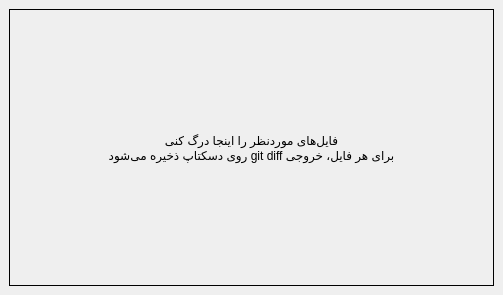
<?xml version="1.0" encoding="UTF-8"?>
<ui version="4.0">
 <class>MainWindow</class>
 <widget class="QMainWindow" name="MainWindow">
  <property name="geometry">
   <rect>
    <x>0</x>
    <y>0</y>
    <width>503</width>
    <height>295</height>
   </rect>
  </property>
  <property name="windowTitle">
   <string>Git Diff Dropper</string>
  </property>
  <property name="windowIcon">
   <iconset resource="../RC/rc.qrc">
    <normaloff>:/img/app-icon.png</normaloff>:/img/app-icon.png</iconset>
  </property>
  <property name="layoutDirection">
   <enum>Qt::LayoutDirection::RightToLeft</enum>
  </property>
  <widget class="QWidget" name="centralwidget">
   <property name="layoutDirection">
    <enum>Qt::LayoutDirection::RightToLeft</enum>
   </property>
   <layout class="QGridLayout" name="gridLayout">
    <item row="0" column="0">
     <widget class="QLabel" name="label">
      <property name="layoutDirection">
       <enum>Qt::LayoutDirection::RightToLeft</enum>
      </property>
      <property name="frameShape">
       <enum>QFrame::Shape::Box</enum>
      </property>
      <property name="text">
       <string>فایل‌های موردنظر را اینجا درگ کنی
برای هر فایل، خروجی git diff روی دسکتاپ ذخیره می‌شود</string>
      </property>
      <property name="alignment">
       <set>Qt::AlignmentFlag::AlignCenter</set>
      </property>
     </widget>
    </item>
   </layout>
  </widget>
  <action name="actAbout">
   <property name="icon">
    <iconset resource="../RC/rc.qrc">
     <normaloff>:/img/about.png</normaloff>:/img/about.png</iconset>
   </property>
   <property name="text">
    <string>درباره برنامه</string>
   </property>
   <property name="shortcut">
    <string>Ctrl+F1</string>
   </property>
  </action>
  <action name="actSettings">
   <property name="icon">
    <iconset resource="../RC/rc.qrc">
     <normaloff>:/img/options.png</normaloff>:/img/options.png</iconset>
   </property>
   <property name="text">
    <string>تنظیمات</string>
   </property>
   <property name="shortcut">
    <string>Ctrl+Shift+S</string>
   </property>
  </action>
  <action name="actQuit">
   <property name="icon">
    <iconset resource="../RC/rc.qrc">
     <normaloff>:/img/close.png</normaloff>:/img/close.png</iconset>
   </property>
   <property name="text">
    <string>بستن برنامه</string>
   </property>
   <property name="toolTip">
    <string>بستن برنامه</string>
   </property>
  </action>
  <action name="actCamera">
   <property name="icon">
    <iconset resource="../RC/rc.qrc">
     <normaloff>:/img/app-icon.png</normaloff>:/img/app-icon.png</iconset>
   </property>
   <property name="text">
    <string>نمایش وب‌کم</string>
   </property>
   <property name="toolTip">
    <string>نمایش وب‌کم - Ctrl+W</string>
   </property>
   <property name="shortcut">
    <string>Ctrl+W</string>
   </property>
  </action>
  <action name="actAddDateToWatermark">
   <property name="text">
    <string>افزودن تاریخ</string>
   </property>
  </action>
  <action name="actAddTimeToWatermark">
   <property name="text">
    <string>افزودن ساعت</string>
   </property>
  </action>
  <action name="actHelp">
   <property name="icon">
    <iconset resource="../RC/rc.qrc">
     <normaloff>:/img/help.png</normaloff>:/img/help.png</iconset>
   </property>
   <property name="text">
    <string>راهنما</string>
   </property>
   <property name="shortcut">
    <string>F1</string>
   </property>
  </action>
  <action name="actStopWebcam">
   <property name="checkable">
    <bool>true</bool>
   </property>
   <property name="icon">
    <iconset>
     <normaloff>:/img/turn-off-webcam.png</normaloff>:/img/turn-off-webcam.png</iconset>
   </property>
   <property name="text">
    <string>توقف وب‌کم</string>
   </property>
   <property name="toolTip">
    <string>توقف وب‌کم - Ctrl+M</string>
   </property>
   <property name="shortcut">
    <string>Ctrl+M</string>
   </property>
  </action>
  <action name="actLibMemberPicExtractor">
   <property name="icon">
    <iconset>
     <normaloff>:/img/members.png</normaloff>:/img/members.png</iconset>
   </property>
   <property name="text">
    <string>دانلود تصاویر اعضاء و ساخت گالری</string>
   </property>
  </action>
 </widget>
 <resources>
  <include location="../RC/rc.qrc"/>
 </resources>
 <connections/>
</ui>
